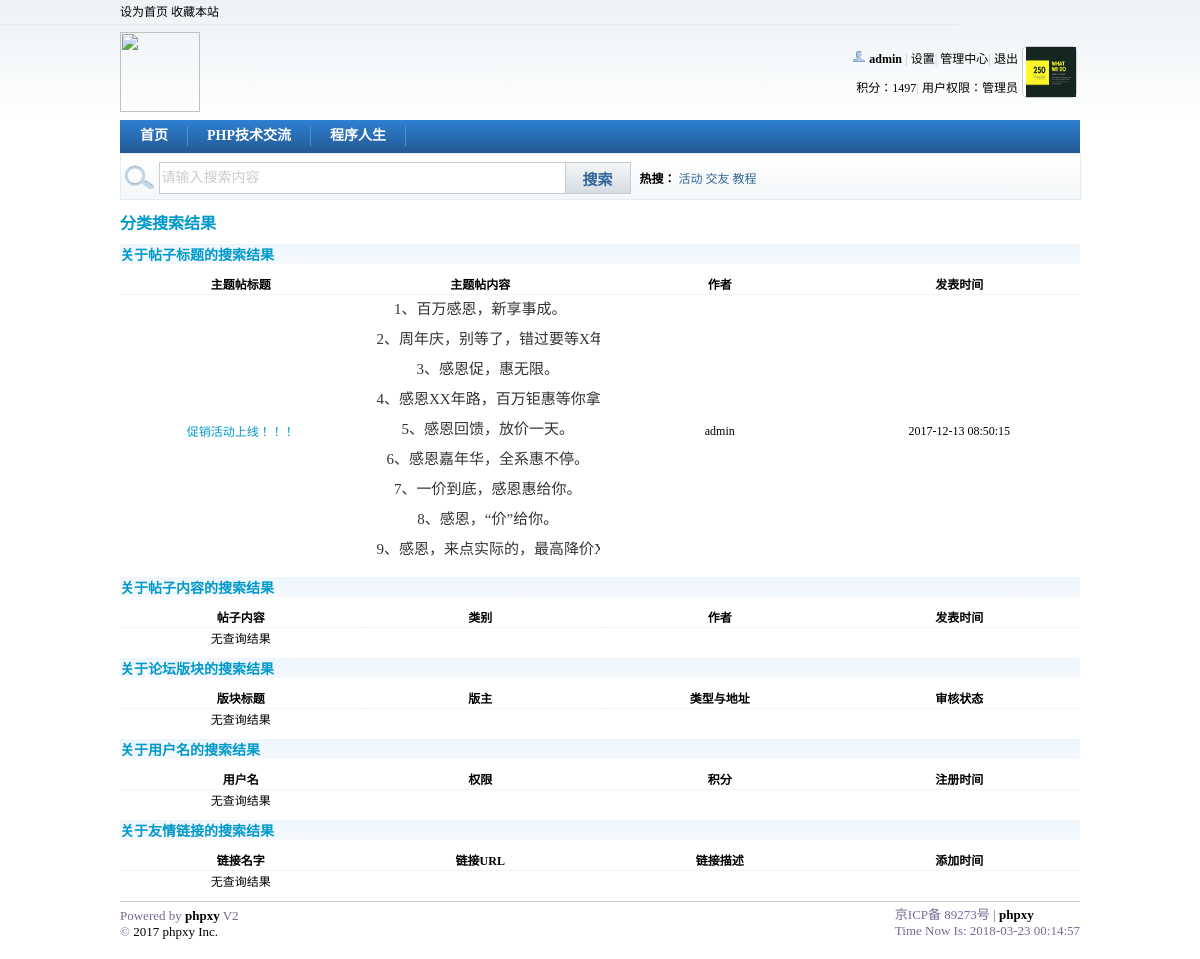
/search.php?keywds=活动 (signed in), run on the app's committed database.
### tables this page shows
CREATE TABLE IF NOT EXISTS `bbs_category` (
  `cid` int(10) NOT NULL AUTO_INCREMENT,
  `classname` varchar(60) NOT NULL COMMENT '版块名称',
  `parentid` int(10) NOT NULL COMMENT '父级ID',
  `classpath` char(20) DEFAULT NULL COMMENT '关系',
  `replycount` int(10) DEFAULT '0' COMMENT '回帖数量',
  `motifcount` int(10) NOT NULL DEFAULT '0' COMMENT '帖子数量',
  `compere` char(10) DEFAULT NULL COMMENT '版主',
  `classpic` varchar(255) NOT NULL DEFAULT 'public/img/classLogo.gif' COMMENT '板块ICON',
  `description` varchar(200) DEFAULT NULL COMMENT '板块描述',
  `orderby` smallint(6) NOT NULL DEFAULT '0' COMMENT '排序',
  `lastpost` varchar(255) DEFAULT NULL COMMENT '最后发表',
  `namestyle` char(10) DEFAULT NULL,
  `ispass` tinyint(2) NOT NULL DEFAULT '1' COMMENT '审核状态',
  PRIMARY KEY (`cid`)
);

CREATE TABLE IF NOT EXISTS `bbs_details` (
  `id` int(10) NOT NULL AUTO_INCREMENT,
  `first` tinyint(1) NOT NULL DEFAULT '0' COMMENT '帖子回复（1=帖子，0=回复）',
  `tid` int(10) NOT NULL COMMENT '帖子id',
  `sid` int(10) NOT NULL DEFAULT '0',
  `authorid` int(10) NOT NULL COMMENT '发贴人id',
  `title` varchar(600) NOT NULL COMMENT '帖子标题',
  `content` mediumtext NOT NULL COMMENT '帖子/回帖内容',
  `addtime` int(12) NOT NULL COMMENT '发布时间',
  `addip` int(12) NOT NULL COMMENT '发帖人IP',
  `classid` int(10) NOT NULL COMMENT '板块id',
  `replycount` int(12) NOT NULL DEFAULT '0' COMMENT '帖子的回复数量',
  `hits` int(12) NOT NULL DEFAULT '0' COMMENT '浏览次数',
  `istop` tinyint(2) NOT NULL DEFAULT '0' COMMENT '是否为置顶帖（1=是，0=否）',
  `elite` tinyint(2) NOT NULL DEFAULT '0' COMMENT '是否为精华帖（1=是，0=否）',
  `ishot` tinyint(2) NOT NULL DEFAULT '0' COMMENT '是否为热门贴（1=是，0=否）',
  `rate` smallint(3) NOT NULL DEFAULT '0' COMMENT '帖子售价（积分）',
  `attachment` smallint(3) DEFAULT NULL COMMENT '帖子附件',
  `isdel` int(2) DEFAULT '0' COMMENT '是否放入回收站（1=是，0=否）',
  `style` char(10) DEFAULT NULL COMMENT '帖子标题颜色（css样式）',
  `isdisplay` int(2) NOT NULL DEFAULT '0' COMMENT '是否屏蔽回复内容（1=是，0=否）',
  PRIMARY KEY (`id`)
);

CREATE TABLE IF NOT EXISTS `bbs_user` (
  `uid` int(11) NOT NULL AUTO_INCREMENT,
  `username` char(16) NOT NULL COMMENT '账号',
  `password` char(32) NOT NULL COMMENT '密码（md5加密）',
  `email` char(30) NOT NULL COMMENT '邮箱',
  `undertype` tinyint(2) NOT NULL COMMENT '账号类型（1=管理员，0=普通用户）',
  `regtime` int(12) NOT NULL COMMENT '注册时间',
  `lasttime` int(12) NOT NULL COMMENT '最后登录时间',
  `regip` int(12) NOT NULL COMMENT '注册IP',
  `picture` varchar(255) NOT NULL DEFAULT 'public/img/avatarBlank.gif' COMMENT '头像',
  `grade` int(10) DEFAULT '0' COMMENT '积分',
  `problem` varchar(200) DEFAULT '0' COMMENT '查找密码问题',
  `result` varchar(200) DEFAULT NULL COMMENT '答案',
  `realname` char(50) DEFAULT NULL COMMENT '真实姓名',
  `sex` tinyint(4) DEFAULT '2' COMMENT '性别（1=男。2=女）',
  `birthday` varchar(20) DEFAULT NULL COMMENT '生日',
  `place` varchar(50) DEFAULT NULL COMMENT '所在地',
  `qq` char(13) DEFAULT NULL COMMENT 'QQ号码',
  `autograph` varchar(500) DEFAULT NULL COMMENT '个人签名',
  `errortimes` int(11) NOT NULL DEFAULT '0' COMMENT '登录时密码错误的次数',
  `allowlogin` tinyint(2) NOT NULL DEFAULT '0' COMMENT '是否允许登录（0=允许，1=不允许）',
  PRIMARY KEY (`uid`)
);

### search.php (called while the page is built, shortened)
<?php
$link = dbConnect('localhost' ,'root' ,'123123' ,'dbOne' , 'utf8');
$forumLarge = dbSelect($link , 'bbs_category' , 'classname , cid , parentid' , 'parentid = 0 and ispass = 1');
if (empty($_POST['keywds'])) {
	$keywds = $_GET['keywds'];
} else {
	$keywds = $_POST['keywds'];
}
$searchDetail  = dbSelect($link,'bbs_details d , bbs_user u','*',"d.authorid=u.uid and title like '%$keywds%' and first=1 and isdisplay=0 and isdel=0",'addtime desc');
$searchReply  = dbSelect($link,'bbs_details d , bbs_user u','*',"d.authorid=u.uid and content like '%$keywds%' and isdisplay=0 and isdel=0",'addtime desc');
if ($searchReply == false) {
	$searchReply = '无查询结果';
}
$searchCategory = dbSelect($link , 'bbs_category' , '*' , "classname like '%$keywds%' and ispass = 1" , 'cid');
if ($searchCategory == false) {
	$searchCategory = '无查询结果';
}
$searchUser = dbSelect($link , 'bbs_user' , '*' , "username like '%$keywds%'" , 'undertype desc , grade desc');
if ($searchUser == false) {
	$searchUser = '无查询结果';
}
$searchLink = dbSelect($link , 'bbs_link' , '*' , "name like '%$keywds%'" , 'displayorder');
if ($searchLink == false) {
	$searchLink = '无查询结果';
}
display('search.html' , compact('title' , 'forumLarge' , 'time' , 'webCode' , 'webName' , 'webUrl' , 'searchCategory' , 'searchDetail' , 'searchLink' , 'searchReply' , 'searchUser' ));

### helper/mysql.php (called while the page is built, shortened)
<?php
function dbSelect($link,$table,$fields='*',$where=null,$orderby=null,$limit=null)
{
	$sql = "select $fields from $table";
	$where = parseWhere($where);
	if ($where) {
		$sql .= ' where ' . $where;
	}
	if ($orderby) {
		$sql .= ' order by ' . $orderby;
	}
	$result = mysqli_query($link,$sql);
	if ($result && mysqli_num_rows($result)) {
		return mysqli_fetch_all($result,MYSQLI_BOTH);
	}
	return false;
}
function parseWhere($where)
{
	if (is_array($where)) {
		return join(' and ',$where);
	} else if (is_string($where)) {
		return $where;
	} else {
		return null;
	}
}

### caches/home/search_html.php (the view, shortened to what this page needs)
<html>
	<head>
		<link rel="stylesheet" type="text/css" href="../../public/css/search.css"/>
	</head>
	<body>
		<?php include 'D:/app/wamp64/www/php1714/bbsOne/caches/home/head_html.php'; ?>
		<div class="title">
			分类搜索结果
		</div>
		<div class = "titleLittle">
			关于帖子标题的搜索结果
		</div>
		<table  rules = "none" class = "searchTable">
			<tr>
				<th>主题帖标题</th>
				<th>主题帖内容</th>
				<th>作者</th>
				<th>发表时间</th>
			</tr>
			<?php if ($searchDetail == '无查询结果'): ?>
			<tr><td><?=$searchDetail;?></td></tr>
			<?php else: ?>
				<?php foreach ($searchDetail as $vDetail):?>
				<tr>
					<td><a href = "detail.php?id=<?=$vDetail['id'];?>&page=1"><?=$vDetail['title'];?></td>
					<td><?=$vDetail['content'];?></td>
					<td><?=$vDetail['username'];?></td>
					<td><?php echo date('Y-m-d H:i:s' , $vDetail['addtime']);?></td>
				</tr>
				<?php endforeach;?>
			<?php endif; ?>
		</table>
		<div class = "titleLittle">
			关于帖子内容的搜索结果
		</div>
		<table  rules = "none" class = "searchTable">
			<tr>
				<th>帖子内容</th>
				<th>类别</th>
				<th>作者</th>
				<th>发表时间</th>
			</tr>
			<?php if ($searchReply == '无查询结果'): ?>
			<tr><td><?=$searchReply;?></td></tr>
			<?php endif; ?>
		</table>
		<div class = "titleLittle">
			关于论坛版块的搜索结果
		</div>
		<table  rules = "none" class = "searchTable">
			<tr>
				<th>版块标题</th>
				<th>版主</th>
				<th>类型与地址</th>
				<th>审核状态</th>
			</tr>
			<?php if ($searchCategory == '无查询结果'): ?>
			<tr><td><?=$searchCategory;?></td></tr>
			<?php endif; ?>
		</table>
		<div class = "titleLittle">
			关于用户名的搜索结果
		</div>
		<table  rules = "none" class = "searchTable">
			<tr>
				<th>用户名</th>
				<th>权限</th>
				<th>积分</th>
				<th>注册时间</th>
			</tr>
			<?php if ($searchUser == '无查询结果'): ?>
			<tr><td><?=$searchUser;?></td></tr>
			<?php endif; ?>
		</table>
		<div class = "titleLittle">
			关于友情链接的搜索结果
		</div>
		<table  rules = "none" class = "searchTable">
			<tr>
				<th>链接名字</th>
				<th>链接URL</th>
				<th>链接描述</th>
				<th>添加时间</th>
			</tr>
			<?php if ($searchLink == '无查询结果'): ?>
			<tr><td><?=$searchLink;?></td></tr>
			<?php endif; ?>
		</table>
		<?php include 'D:/app/wamp64/www/php1714/bbsOne/caches/home/foot_html.php'; ?>
	</body>
</html>

### caches/home/head_html.php (shortened to what this page needs)
<html>
	<head>
		<link rel="stylesheet" type="text/css" href="../../public/css/head.css"/>
	</head>
	<body>
		<div class="bgcolor">
			<div class="topRow">
				<a href="#">设为首页</a>
				<a href="#">收藏本站</a>
			</div>
			<hr style="height:1px; border:none; border-top:1px solid #E6EDF1; margin:0;"/>
			<div class="login">
				<a href="../../index.php"><img src="../../public/img/headLogo.jpg" height="80px"/></a>
				<?php if (empty($_COOKIE['username'])): ?>
					<div class="login3Type">
						<form action="../../login.php" method="post">
							<table  cellspacing="0">
								<tr  align="center">
									<td>用户名</td>
									<td><input type="text" name="username" /></td>
									<td class="loginTd"><input type="checkbox" name="autoLogin" value="1"/>自动登录</td>
									<td><a href = "getpass.php">找回密码</a></td>
								</tr>
								<tr  align="center">
									<td>密码</td>
									<td><input type="password" name="password"/></td>
									<td class="loginTd"><button>登录</button></td>
									<td><a href="register.php" id="loginA1"><b>立即注册</b></a></td>
								</tr>
							</table>
						</form>
					</div>
					<?php elseif ($_COOKIE['undertype'] == 1): ?>
					<div class="login3Type">
						<table>
							<tr align="right">
								<td>
									<div>
										<img src="../../public/img/loginSmall.gif"/>
										<a href="home.php"><b><?=$_COOKIE['username'];?></b></a>
										<span>|</span><a href="home.php">设置</a><span>|</span><a href="admin.php">管理中心</a><span>|</span><a href="/logout.php">退出</a>
									</div>
								</td>
								<td rowspan="2" width="55px">
									<div class="loginPic"><a href="homeFace.php"><img src="<?=$_COOKIE['face'];?>" width="50px" height="50px"/></a></div>
								</td>
							</tr>
							<tr align="right">
								<td>
									<div>
										积分：<?=$_COOKIE['grade'];?><span>|</span>用户权限：管理员
									</div>
								</td>
							</tr>
						</table>
					</div>
					<?php endif; ?>
			</div>
		</div>
		<div class="menu">
			<ul>
				<li class="menu1"><a href="index.php">首页</a></li>
				<?php if ($forumLarge !== false): ?>
					<?php foreach ($forumLarge as $k=>$val):?>
					<li class="menu3"><a href="/index.php?jxid=<?=$val['cid'];?>"><?=$val['classname'];?></a></li>
					<?php endforeach;?>
				<?php endif; ?>
			</ul>
		</div>
		<div class="search">
			<form method="post" action="search.php" class="searchf">
				<table border="0">
					<tr>
						<td><img src="../../public/img/searchLogo.png"/></td>
						<td><input type="text" name="keywds" placeholder="请输入搜索内容"/></td>
						<td><button>搜索</button></td>
						<td class="search_td1">
							<span style="font-weight:bolder;">热搜：</span>
							<a href="search.php?keywds=活动">活动</a>
							<a href="search.php?keywds=交友">交友</a>
							<a href="search.php?keywds=教程">教程</a>
						</td>
				</table>
			</form>
		</div>
	</body>
</html>

### public/css/search.css (style rules this page uses)
.title { width:960px; text-align:left; color:#0099CC; font-weight:bolder; font-size:16px; margin:10px auto; }
.titleLittle { width:960px; margin:10px auto 10px; color:#0099CC; font-weight:bolder; font-size:14px; height:20px; background:-webkit-gradient(linear, 0% 0%, 0% 100%,from(#EEF6FC), to(#F5F9FD)); }
.searchTable { font-size:12px; width:958px; margin:0 auto; table-layout: fixed; }
hr { width:958; height:1px; border:none; border-top:1px dotted #DEEFFB; margin:5px auto 5px; }
.searchTable tr { border-top:1px dotted #DEEFFB; text-align:center; }
.searchTable tr td { white-space:nowrap; overflow:hidden; text-overflow:ellipsis; }
.searchTable td a { color:#0099CC; text-decoration:none; }

### public/css/head.css (style rules this page uses)
a { text-decoration:none; }
a:link { color:black; }
body { margin:0; font-family:'宋体'; }
.bgcolor { width:100%; background:-webkit-gradient(linear, 0% 0%, 0% 100%,from(#ECF2F5), to(#FFFFFF)); margin-bottom:-14px; }
.topRow { width:960px; height:24px; font-size:12px; padding-left:0px; margin:0 auto; line-height:24px; }
.login { width:960px; height:88px; padding-left:0px; margin:6px auto 0; }
.login3Type { width:343px; height:60px; margin-top:10px; float:right; }
.login3Type table { font-size:12px; width:343px; height:60px; }
.login3Type span { font-weight:bolder; color:#CECFD9; margin-right:3px; }
.login3Type .loginPic { border:1px solid #CDCDCD; background-color:white; border-radius:5px; }
.menu { width:960px; height:33px; margin:0 auto 0; padding:0; background:-webkit-gradient(linear, 0% 0%, 0% 100%,from(#2E80D1), to(#235994)); }
.menu ul { list-style-type:none; font-weight:bolder; font-size:14px; position:relative; left:-39px; }
.menu ul a { color:white; }
.menu ul li { height:20px; float:left; padding:0 19px; border-right:1px solid #508FD0; margin:6px auto; line-height:20px; }
.search { width:959px; height:45px; background:-webkit-gradient(linear, 0% 0%, 0% 100%,from(#FFFFFF), to(#F4F7F9)); margin:0 auto; padding:0; line-height:45px; border: 1px solid #E5EDF2; }
.search input[type="text"] { width:407px; height:32px; border: 1px solid #CCCCCC; font-family:'宋体'; font-size:14px; }
.search table { position:relative; top:5px; }
.search button { background:-webkit-gradient(linear, 0% 0%, 0% 100%,from(#F3F6F8), to(#D6DDE2)); border: 1px solid #CCCCCC; color: #336699; width:66px; height:32px; text-align: center; text-decoration: none; display: inline-block; font-size: 15px; font-weight:bolder; position:relative; left:-5px; }
.search .search_td1 { font-size:12px; }
.search .search_td1 a:link { color:#336699; }

### public/css/foot.css (style rules this page uses)
a { text-decoration:none; }
a:link { color:black; }
body { margin:0; font-family:'宋体'; }

### data on the page
bbs_category: classname "PHP技术交流"
bbs_category: classname "程序人生"
bbs_details: title "促销活动上线！！！", content "1、百万感恩，新享事成。 2、周年庆，别等了，错过要等 3、感恩促，惠无限。 4、感恩XX年路，百万钜惠等你 5、感恩回馈，放价一天。 6、感恩嘉年华，全系惠不停 7、一价到底，感恩惠给你。 8、感恩，“价”给你。 9、感恩，来点实际的，最高降…", bbs_user.username "admin", addtime "2017-12-13 08:50:15"

### other printed values
$_COOKIE['username'] "admin"
$_COOKIE['grade'] "1497"
$searchReply "无查询结果"
$searchCategory "无查询结果"
$searchUser "无查询结果"
$searchLink "无查询结果"
$webName "phpxy"
$webCode "京ICP备 89273号"
